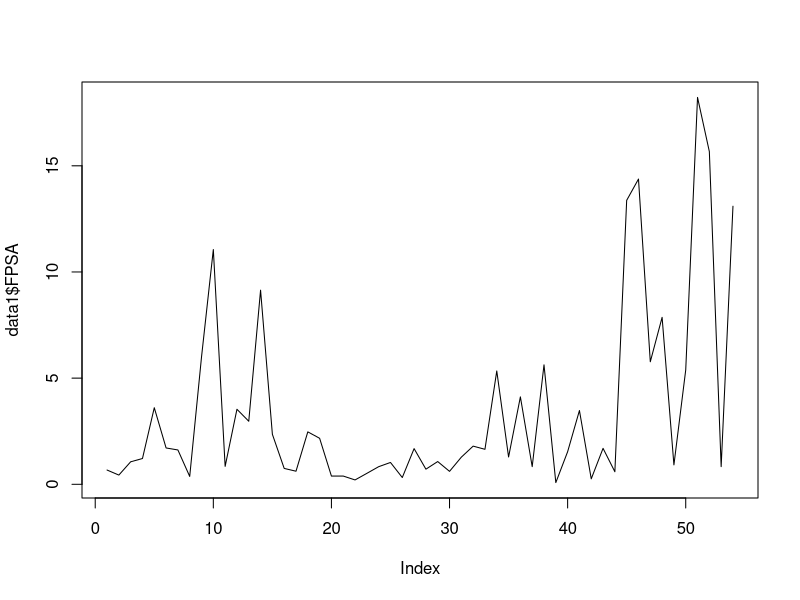
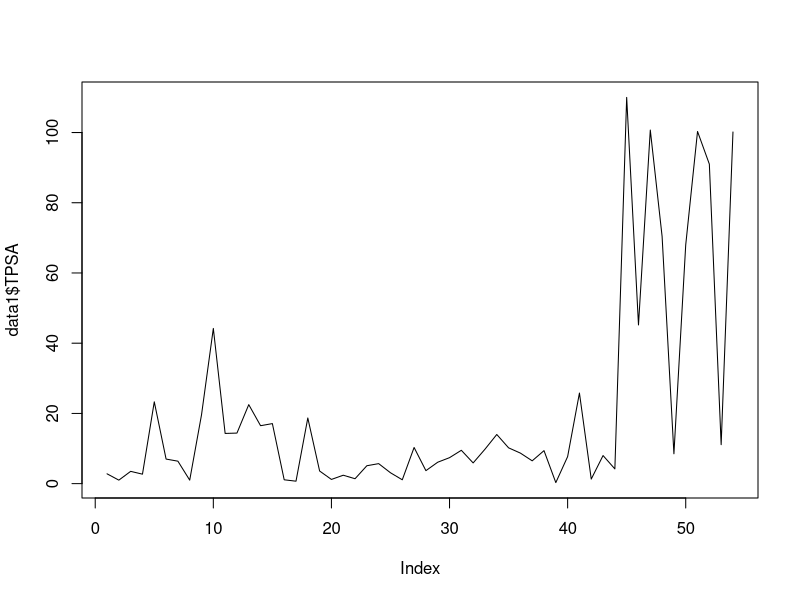
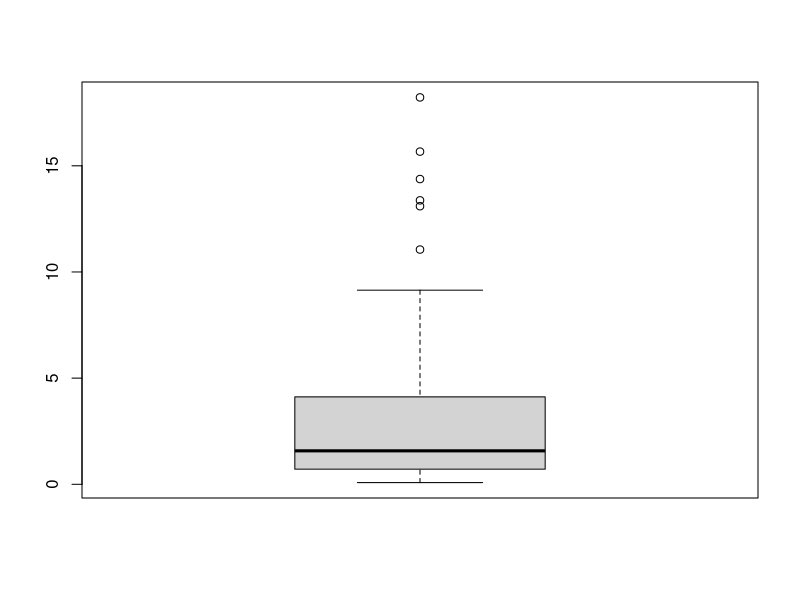
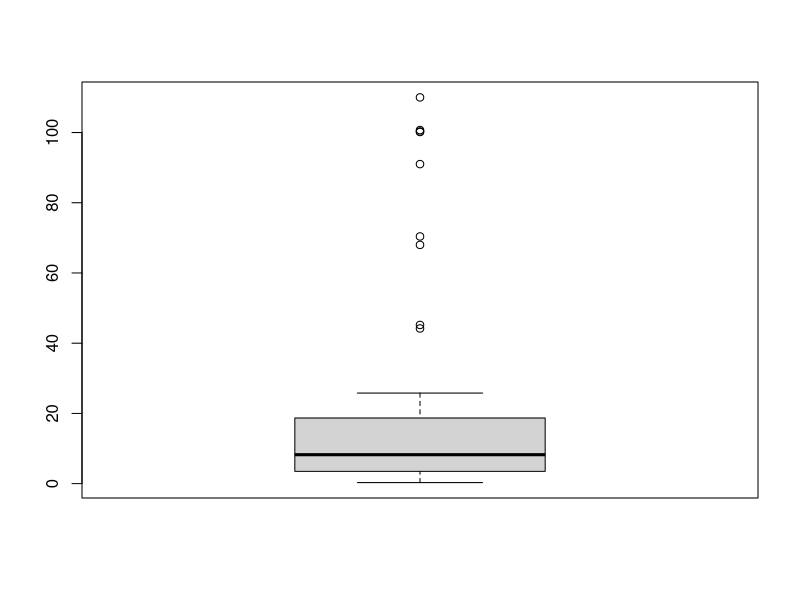

Write the R code that produced these figures, in order.
# ------------ Cau 1A ------------
x = c(1, 2, 5, 7, -3, 0, 5, 1, 5, 6)
y = c(2, 2, 0, -5, 7, 8, 11, 9, 3, 2)
n = length(x)

x + y
x * y
x - y

# ------------ Cau 1B ------------
z = x[x %% 2 == 0]; z
t = y[y %% 2 == 1]; t

# ------------ Cau 1C ------------
print(x[x > 0])
print(y[y > 0])

# ------------ Cau 1D ------------
mean(x)
mean(y)

var(x)
var(y)

sd(x) / sqrt(n)
sd(y) / sqrt(n)

# ------------ Cau 1E ------------
max(x)
min(x)
max(y)
min(y)

# ------------ Cau 1F ------------
sort(x)
sort(y, decreasing = TRUE)

# ------------ Cau 1G ------------
save(x, file = "x.rda")
save(y, file = "y.rda")

# ------------ Cau 2A ------------
data1 = read.csv('../data/data01.csv')
mean(data1$FPSA); var(data1$FPSA); median(data1$FPSA)
mean(data1$TPSA); var(data1$TPSA); median(data1$TPSA)

# ------------ Cau 2B ------------
plot(data1$FPSA, type='l')
plot(data1$TPSA, type='l')

boxplot(data1$FPSA)
boxplot(data1$TPSA)

# ------------ Cau 2C ------------
data1$FPSA[data1$K == 0]
data1$FPSA[data1$K == 1]

# ------------ Cau 2D ------------
data2 = read.csv('../data/data02.csv')
data = data.frame(data1[1:3], data2)

# ------------ Cau 2E ------------
TSPA <- data$Age; TSPA
TSPA <- replace(TSPA, data$Age > 80, 2); TSPA
TSPA <- replace(TSPA, data$Age > 70 & data$Age <= 80, 1); TSPA
TSPA <- replace(TSPA, data$Age <= 70, 0); TSPA
